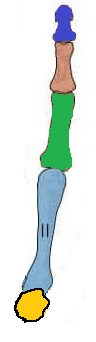
#> input picture Assignment1/Data/finger-bones.jpg, 96 x 342 px, found by its file name
$ jupyter execute q6.ipynb
#> lines starting #> are read from the running program, lines starting #| are printed output that depends on the picture; after the words box and inside, x2 and y2 are one past the last pixel; in counts of white or black regions, pixels touching at a corner belong together
[cell 1]
import cv2
import numpy as np
# converting the image to grey scale then applying gausian blur to remove noise and then thresholding the image
image = cv2.imread('finger-bones.jpg')
#> image is the input picture: shape (342, 96, 3); mean B, G, R 226.4, 231.5, 224
gray = cv2.cvtColor(image, cv2.COLOR_BGR2GRAY)
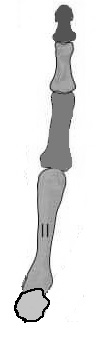
#> gray: shape (342, 96); min 0, max 255, mean 228.7
blur = cv2.GaussianBlur(gray, (1, 5), 0)
thresh = cv2.threshold(blur, 127, 255, cv2.THRESH_BINARY_INV)[1]
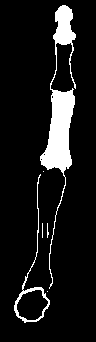
#> thresh: shape (342, 96); 9.6% white; 6 white regions (4 under 20 px)
cnts = cv2.findContours(thresh, cv2.RETR_EXTERNAL, cv2.CHAIN_APPROX_SIMPLE)
#> cnts = 6 contours, 4 with area under 20; largest, box (x1, y1, x2, y2) and area: (40, 5, 76, 289) 2334, (14, 174, 50, 323) 917
cnts = cnts[0] if len(cnts) == 2 else cnts[1]
cv2.drawContours(image, cnts, -1, (0, 255, 0), 2)
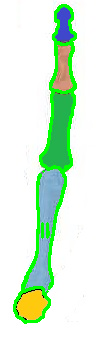
#> image: shape (342, 96, 3); 8.38% of pixels changed, all inside (x1, y1, x2, y2) = (13, 4, 77, 324)
boxes = [cv2.boundingRect(cnt) for cnt in cnts]
#> boxes = [(47, 291, 1, 1), (47, 223, 2, 15), (42, 223, 1, 15), (14, 174, 36, 149), (43, 171, 1, 1), (40, 5, 36, 284)]
max_widths = [box[2] for box in boxes]
#> max_widths = [1, 2, 1, 36, 1, 36]
max_heights = [box[3] for box in boxes]
#> max_heights = [1, 15, 15, 149, 1, 284]
for i, box in enumerate(boxes):
    print("Segment #:", i+1)
    print("Width:", max_widths[i])
    print("Height:", max_heights[i])
#> this loop made 6 passes
#> (printed output is left out)
cv2.imshow('Image', image)
cv2.waitKey( 0)
cv2.destroyAllWindows()
